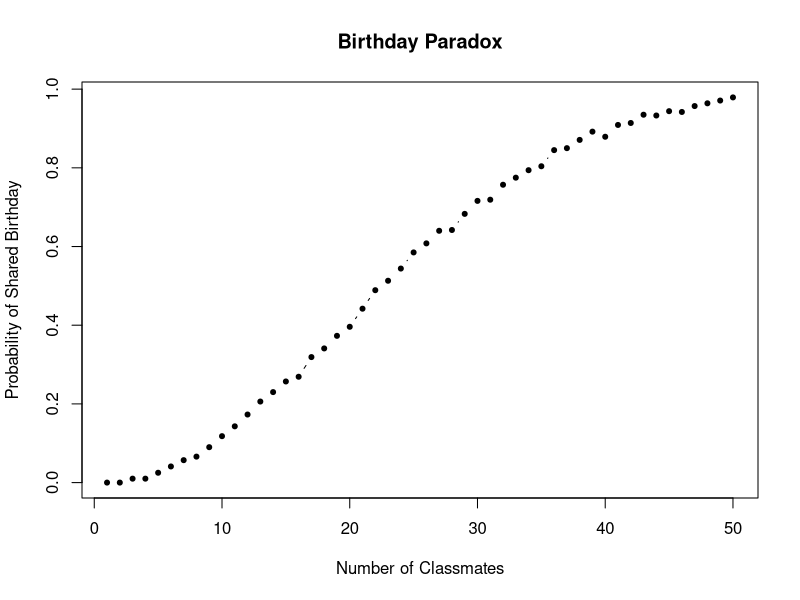

Source code (R):
# ----- Birthday Paradox -----

n_simulations = 1000  # Number of simulations
max_classmates = 50   # Maximum number of classmates to consider

# Function to check if there are shared birthdays
shared_birthday <- function(n) {
  birthdays <- sample(1:365, size = n, replace = TRUE)
  return(length(birthdays) != length(unique(birthdays)))
}

# Simulate and store results
simulations <- sapply(1:max_classmates, function(n) {
  mean(replicate(n_simulations, shared_birthday(n)))
})

plot(1:max_classmates, simulations, type = "b", pch = 20,
     xlab = "Number of Classmates", ylab = "Probability of Shared Birthday",
     main = "Birthday Paradox")